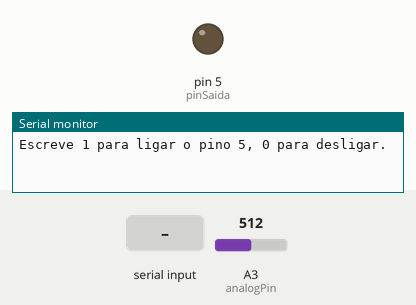
This sketch was run on a simulated Arduino Uno, built with avr-gcc and run on an emulated ATmega328P. Shown: output pins drawn as LEDs (lit = HIGH), the last lines printed to the serial monitor. Inputs (shaded band) come from the test bench; at power-on: A3 (analogPin) = 512.

Above: at 1.2 s.
1.3 s: "1" received over Serial
At 2.1 s:
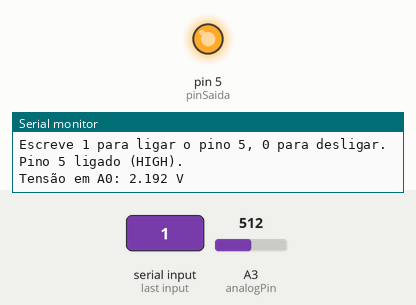
2.8 s: "0" received over Serial
At 3.2 s:
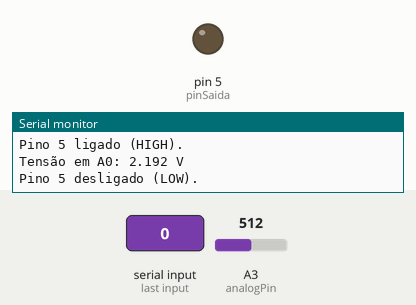
Timing chart, 0 to 5.8 s (numbered marks = the images above; inputs shaded):
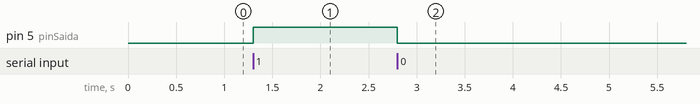

The sketch:

sketch_may31a.ino
```cpp
const int pinSaida = 5;
const int analogPin = A3;
const float Vref = 4.38;
const int resolution = 1023;

unsigned long ultimoTempoLeitura = 0;
const unsigned long intervaloLeitura = 2000;  // 2 segundos

void setup() {
  pinMode(pinSaida, OUTPUT);
  Serial.begin(9600);

  Serial.println("Escreve 1 para ligar o pino 5, 0 para desligar.");
}

void loop() {
  // Verifica se há dados disponíveis na porta serial
  if (Serial.available() > 0) {
    char comando = Serial.read();

    if (comando == '1') {
      digitalWrite(pinSaida, HIGH);
      Serial.println("Pino 5 ligado (HIGH).");
    }
    else if (comando == '0') {
      digitalWrite(pinSaida, LOW);
      Serial.println("Pino 5 desligado (LOW).");
    }
  }

  // Leitura da tensão no pino A0 a cada 2 segundos
  unsigned long tempoAtual = millis();
  if (tempoAtual - ultimoTempoLeitura >= intervaloLeitura) {
    ultimoTempoLeitura = tempoAtual;

    int raw = analogRead(analogPin);
    float tensao = (raw * Vref) / resolution;

    Serial.print("Tensão em A0: ");
    Serial.print(tensao, 3);
    Serial.println(" V");
  }
}
```

Measured:
- after the input at 1.3 s, pin 5 (pinSaida): LOW → HIGH at once
- after the input at 2.8 s, pin 5 (pinSaida): HIGH → LOW at once
